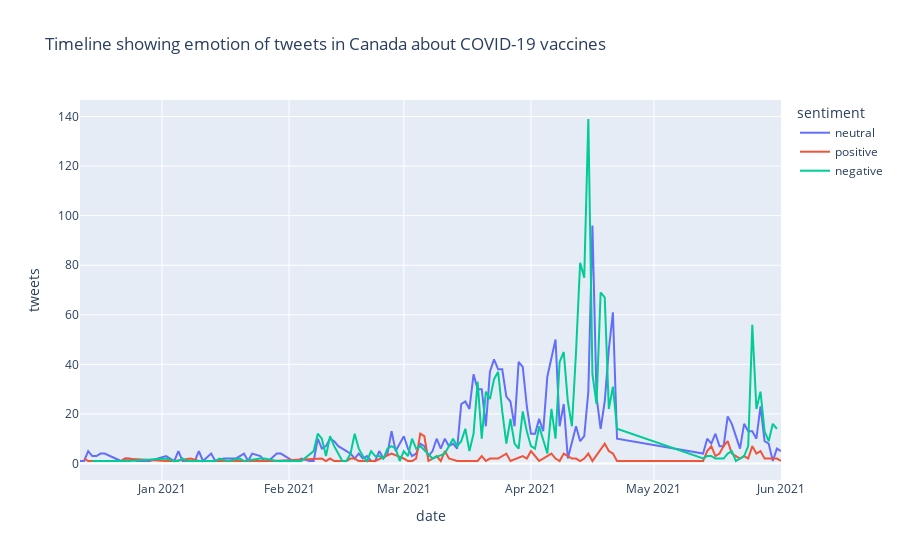

Write notebook code for a chart like this one.
### Code cell
canada_overtime = data[data.country.isin(['Canada'])].groupby(['date', 'sentiment']).agg(**{'tweets': ('id', 'count')}).reset_index().dropna()
fig = px.line(canada_overtime, x='date', y='tweets', color='sentiment',
             title='Timeline showing emotion of tweets in Canada about COVID-19 vaccines')
fig.show()

### Figure 1 — Plotly figure (JSON) as saved in the notebook; plotly's stock layout.template omitted (floating-point values rounded to 4 significant figures; data arrays with more than 128 entries replaced by an {"elided": "..."} marker saying what was removed)
{"data": [{"hovertemplate": "sentiment=neutral<br>date=%{x}<br>tweets=%{y}<extra></extra>", "legendgroup": "neutral", "line": {"color": "#636efa", "dash": "solid"}, "mode": "lines", "name": "neutral", "orientation": "v", "showlegend": true, "type": "scatter", "x": {"elided": "131 str values"}, "xaxis": "x", "y": {"elided": "131 int values"}, "yaxis": "y"}, {"hovertemplate": "sentiment=positive<br>date=%{x}<br>tweets=%{y}<extra></extra>", "legendgroup": "positive", "line": {"color": "#EF553B", "dash": "solid"}, "mode": "lines", "name": "positive", "orientation": "v", "showlegend": true, "type": "scatter", "x": ["2020-12-13", "2020-12-14", "2020-12-15", "2020-12-22", "2020-12-23", "2020-12-31", "2021-01-02", "2021-01-04", "2021-01-08", "2021-01-10", "2021-01-13", "2021-01-24", "2021-01-25", "2021-01-28", "2021-02-09", "2021-02-10", "2021-02-11", "2021-02-12", "2021-02-13", "2021-02-14", "2021-02-15", "2021-02-16", "2021-02-17", "2021-02-18", "2021-02-19", "2021-02-22", "2021-02-26", "2021-03-01", "2021-03-02", "2021-03-03", "2021-03-04", "2021-03-05", "2021-03-06", "2021-03-07", "2021-03-08", "2021-03-09", "2021-03-10", "2021-03-11", "2021-03-12", "2021-03-14", "2021-03-15", "2021-03-16", "2021-03-17", "2021-03-18", "2021-03-19", "2021-03-20", "2021-03-21", "2021-03-22", "2021-03-24", "2021-03-26", "2021-03-27", "2021-03-30", "2021-03-31", "2021-04-01", "2021-04-03", "2021-04-06", "2021-04-07", "2021-04-08", "2021-04-09", "2021-04-11", "2021-04-12", "2021-04-13", "2021-04-14", "2021-04-15", "2021-04-16", "2021-04-19", "2021-04-20", "2021-04-21", "2021-04-22", "2021-05-13", "2021-05-14", "2021-05-15", "2021-05-16", "2021-05-17", "2021-05-18", "2021-05-19", "2021-05-20", "2021-05-22", "2021-05-23", "2021-05-24", "2021-05-25", "2021-05-26", "2021-05-27", "2021-05-28", "2021-05-31", "2021-06-01"], "xaxis": "x", "y": [2, 1, 1, 1, 2, 1, 1, 1, 2, 1, 1, 1, 1, 1, 2, 1, 2, 1, 1, 1, 1, 2, 2, 1, 1, 1, 4, 2, 1, 1, 2, 12, 11, 1, 2, 3, 1, 5, 2, 1, 1, 1, 1, 1, 1, 3, 1, 2, 2, 4, 1, 3, 2, 5, 1, 4, 2, 1, 4, 2, 2, 1, 2, 4, 1, 8, 5, 4, 1, 1, 5, 7, 3, 4, 7, 9, 4, 2, 3, 2, 7, 4, 5, 2, 2, 1], "yaxis": "y"}, {"hovertemplate": "sentiment=negative<br>date=%{x}<br>tweets=%{y}<extra></extra>", "legendgroup": "negative", "line": {"color": "#00cc96", "dash": "solid"}, "mode": "lines", "name": "negative", "orientation": "v", "showlegend": true, "type": "scatter", "x": ["2020-12-15", "2020-12-23", "2020-12-24", "2021-01-02", "2021-01-04", "2021-01-05", "2021-01-06", "2021-01-07", "2021-01-08", "2021-01-09", "2021-01-11", "2021-01-14", "2021-01-15", "2021-01-17", "2021-01-20", "2021-01-21", "2021-01-25", "2021-01-26", "2021-01-29", "2021-02-04", "2021-02-07", "2021-02-08", "2021-02-09", "2021-02-10", "2021-02-11", "2021-02-12", "2021-02-13", "2021-02-14", "2021-02-15", "2021-02-16", "2021-02-17", "2021-02-18", "2021-02-19", "2021-02-20", "2021-02-21", "2021-02-22", "2021-02-23", "2021-02-24", "2021-02-25", "2021-02-26", "2021-02-27", "2021-02-28", "2021-03-01", "2021-03-02", "2021-03-03", "2021-03-04", "2021-03-05", "2021-03-08", "2021-03-11", "2021-03-12", "2021-03-13", "2021-03-14", "2021-03-15", "2021-03-16", "2021-03-17", "2021-03-18", "2021-03-19", "2021-03-20", "2021-03-21", "2021-03-22", "2021-03-23", "2021-03-24", "2021-03-25", "2021-03-26", "2021-03-27", "2021-03-28", "2021-03-29", "2021-03-30", "2021-03-31", "2021-04-01", "2021-04-02", "2021-04-03", "2021-04-04", "2021-04-05", "2021-04-06", "2021-04-07", "2021-04-08", "2021-04-09", "2021-04-10", "2021-04-11", "2021-04-12", "2021-04-13", "2021-04-14", "2021-04-15", "2021-04-16", "2021-04-17", "2021-04-18", "2021-04-19", "2021-04-20", "2021-04-21", "2021-04-22", "2021-05-13", "2021-05-14", "2021-05-15", "2021-05-16", "2021-05-17", "2021-05-18", "2021-05-19", "2021-05-20", "2021-05-21", "2021-05-23", "2021-05-24", "2021-05-25", "2021-05-26", "2021-05-27", "2021-05-28", "2021-05-29", "2021-05-30", "2021-05-31"], "xaxis": "x", "y": [1, 1, 1, 2, 1, 1, 2, 1, 1, 1, 1, 1, 2, 1, 2, 1, 2, 2, 1, 1, 5, 12, 10, 3, 11, 7, 4, 1, 1, 4, 12, 6, 3, 1, 5, 3, 3, 2, 6, 7, 6, 1, 5, 3, 10, 6, 7, 2, 4, 7, 10, 7, 9, 14, 5, 12, 33, 10, 29, 26, 34, 37, 21, 8, 18, 8, 6, 21, 13, 7, 6, 15, 9, 4, 22, 10, 41, 45, 25, 15, 45, 81, 75, 139, 36, 24, 69, 67, 22, 31, 14, 2, 3, 3, 2, 2, 2, 4, 5, 1, 3, 7, 56, 22, 29, 13, 9, 16, 14], "yaxis": "y"}], "layout": {"legend": {"title": {"text": "sentiment"}, "tracegroupgap": 0}, "title": {"text": "Timeline showing emotion of tweets in Canada about COVID-19 vaccines"}, "xaxis": {"anchor": "y", "domain": [0, 1], "title": {"text": "date"}}, "yaxis": {"anchor": "x", "domain": [0, 1], "title": {"text": "tweets"}}}}
